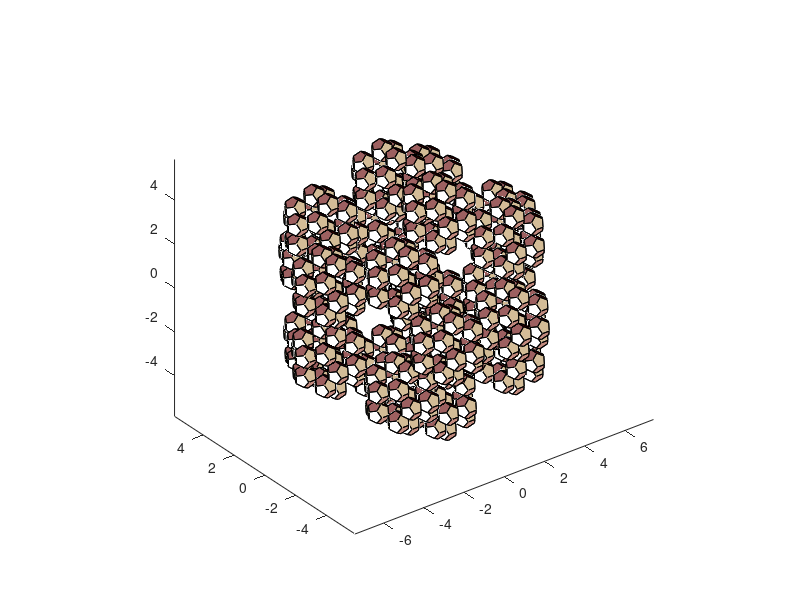

MATLAB code to generate this figure:
function dodecahedronFractal

phi=(1+sqrt(5))/2; %golden ratio
vert=[1 1 1
    1 1 -1
    1 -1 1
    1 -1 -1
    -1 1 1
    -1 1 -1
    -1 -1 1
    -1 -1 -1
    0 1/phi phi
    0 1/phi -phi
    0 -1/phi phi
    0 -1/phi -phi
    1/phi phi 0
    1/phi -phi 0
    -1/phi phi 0
    -1/phi -phi 0
    phi 0 1/phi
    phi 0 -1/phi
    -phi 0 1/phi
    -phi 0 -1/phi];

face=[1 13 2 18 17;
    1 9 5 15 13;
    13 15 6 10 2;
    2 10 12 4 18;
    18 17 3 14 4;
    1 9 11 3 17;
    5 9 11 7 19;
    15 5 19 20 6;
    6 20 8 12 10;
    20 19 7 16 8;
    8 12 4 14 16;
    11 7 16 14 3];


drawFractal(vert,face,1/(2+phi),2)

axis equal
view(3)

function drawFractal(vert,face,sca,n)

if n>0
    vnew=vert;
    offset=[0 0 0];
    for k=1:length(vert)
        [th,phi,r]=cart2sph(vert(k,1),vert(k,2),vert(k,3));
        %[offset(1) offset(2) offset(3)]=sph2cart(th,phi,r*1.6180^2);
        [offset(1) offset(2) offset(3)]=sph2cart(th,phi,r*1.6180^2);
        vnew(:,1)=vert(:,1)+offset(1);
        vnew(:,2)=vert(:,2)+offset(2);
        vnew(:,3)=vert(:,3)+offset(3);
        if n==1
            h=patch('vertices',vnew,'faces',face,'facecolor','flat');
            set(h,'facevertexcdata',pink(length(vnew)));
        end
        drawFractal(vnew*sca,face,sca,n-1);
    end
    
end

return
